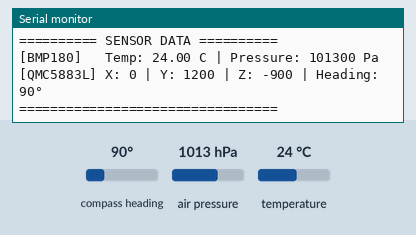
Bench run of a sketch on a simulated ESP32. On the bench: the last lines printed to the serial monitor. The test bench sets the inputs (shaded band); at power-on: compass heading 90°, air pressure 1013 hPa, temperature 24 °C.

Above: at 3.2 s.
3.3 s: compass heading set to 7°
At 4.6 s:
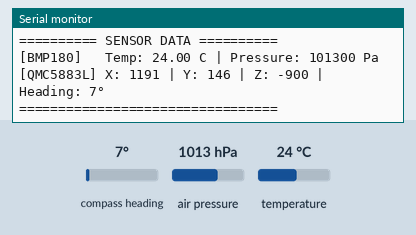
4.8 s: air pressure set to 952 hPa
At 5.9 s:
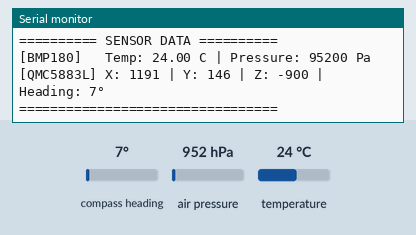
6.3 s: temperature set to 12 °C
At 7.9 s:
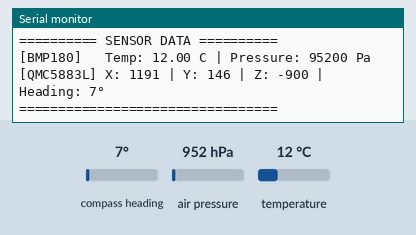

The sketch:

i2c_scanner.ino
```cpp
#include <Arduino.h>
#include <Wire.h>
#include <Adafruit_BMP085.h>
#include <QMC5883LCompass.h>

// Initialize sensor objects
Adafruit_BMP085 bmp;
QMC5883LCompass compass;

// Flags and variables
bool bmp_working = false;
const int I2C_SDA = 21;
const int I2C_SCL = 22;

// Function to scan the bus and return number of devices
int scanI2CBus() {
  Serial.println("--- Scanning I2C Bus ---");
  byte error, address;
  int nDevices = 0;

  // A standard I2C scanner helps determine if the hardware is electrically connected
  for(address = 1; address < 127; address++ ) {
    Wire.beginTransmission(address);
    error = Wire.endTransmission();

    if (error == 0) {
      Serial.print("Found device at 0x");
      if (address < 16) Serial.print("0");
      Serial.print(address, HEX);

      // Identify common addresses
      if (address == 0x77) Serial.println(" (Likely BMP180)");
      else if (address == 0x0D) Serial.println(" (Likely QMC5883L)");
      else Serial.println(" (Unknown Device)");

      nDevices++;
    } else if (error == 4) {
      Serial.print("Unknown error at address 0x");
      if (address < 16) Serial.print("0");
      Serial.println(address, HEX);
    }
  }
  return nDevices;
}

void setup() {
  Serial.begin(115200);
  delay(2000); // Give serial monitor time to connect

  // Initialize I2C with stability settings
  // Default for ESP32 DevKit V1 is SDA=21, SCL=22
  Wire.begin(I2C_SDA, I2C_SCL);
  Wire.setClock(100000); // Standard 100kHz mode is safer for jumper wires
  Wire.setTimeOut(1000); // Timeout to prevent the CPU from hanging on a bad bus

  int devicesFound = scanI2CBus();

  if (devicesFound == 0) {
    Serial.println("ERROR: No I2C devices detected!");
    Serial.println("1. Check if 3.3V and GND are connected to both sensors.");
    Serial.println("2. Check if SDA is on Pin 21 and SCL is on Pin 22.");
    Serial.println("3. Ensure your soldering joints are making contact with the pads.");
  }

  Serial.println("\n--- Initializing Sensor Libraries ---");

  // BMP180 Initialization
  if (!bmp.begin()) {
    Serial.println("BMP180: FAILED to initialize library.");
    bmp_working = false;
  } else {
    Serial.println("BMP180: SUCCESS");
    bmp_working = true;
  }

  // QMC5883L Initialization
  compass.init();
  compass.setSmoothing(10, true);
  Serial.println("QMC5883L: Initialized (Note: init() does not check for presence)");

  Serial.println("----------------------------\n");
}

void loop() {
  Serial.println("========== SENSOR DATA ==========");

  // 1. Process BMP180
  if (bmp_working) {
    float temp = bmp.readTemperature();
    // Check for logical errors (extreme values)
    if (temp < -40 || temp > 80) {
       Serial.println("[BMP180]   Data Error: Reading out of range.");
    } else {
       Serial.print("[BMP180]   Temp: "); Serial.print(temp);
       Serial.print(" C | Pressure: "); Serial.print(bmp.readPressure()); Serial.println(" Pa");
    }
  } else {
    Serial.println("[BMP180]   OFFLINE (Initialization failed)");
  }

  // 2. Process QMC5883L
  compass.read();
  int x = compass.getX();
  int y = compass.getY();
  int z = compass.getZ();

  // If the compass returns all zeros, it is physically disconnected or the bus crashed
  if (x == 0 && y == 0 && z == 0) {
    Serial.println("[QMC5883L] OFFLINE (Returning all zeros)");

    // Attempt emergency bus recovery if we lost communication
    Serial.println("Attempting I2C Bus Reset...");
    Wire.end();
    delay(100);
    Wire.begin(I2C_SDA, I2C_SCL);
    Wire.setClock(100000);
  } else {
    Serial.print("[QMC5883L] X: "); Serial.print(x);
    Serial.print(" | Y: "); Serial.print(y);
    Serial.print(" | Z: "); Serial.print(z);
    Serial.print(" | Heading: "); Serial.print(compass.getAzimuth()); Serial.println("°");
  }

  Serial.println("=================================\n");
  delay(1000);
}
```

Measured:
- after the input at 3.3 s, the serial monitor: prints a new line after 0.76 s (image 1)
- after the input at 4.8 s, the serial monitor: prints a new line after 0.27 s (image 2)
- after the input at 6.3 s, the serial monitor: prints a new line after 0.79 s (image 3)
